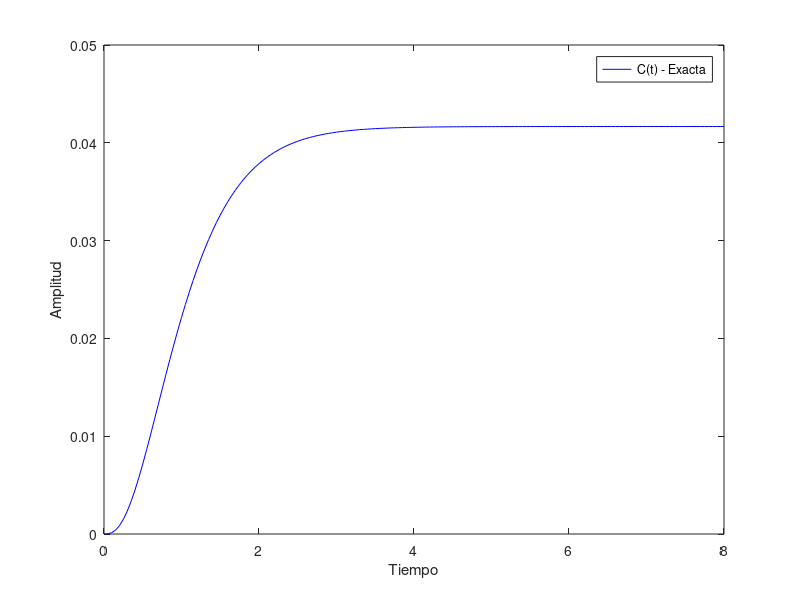
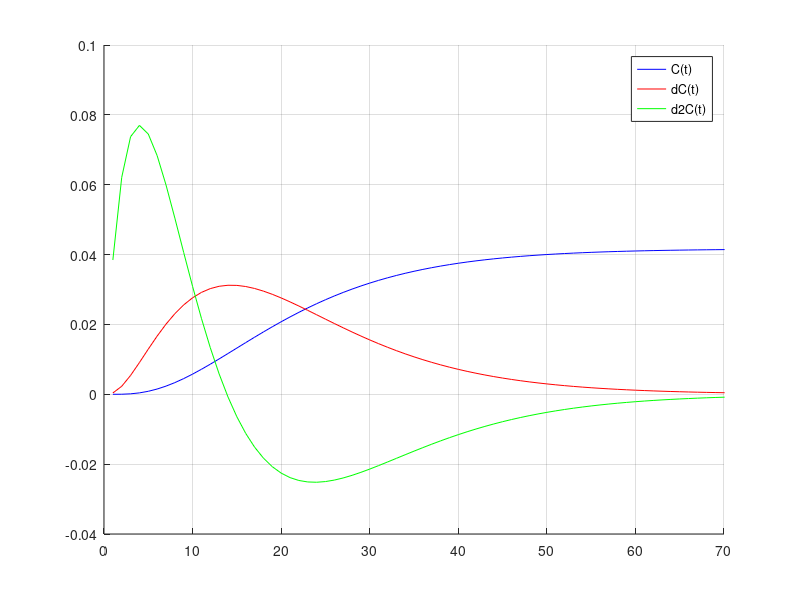
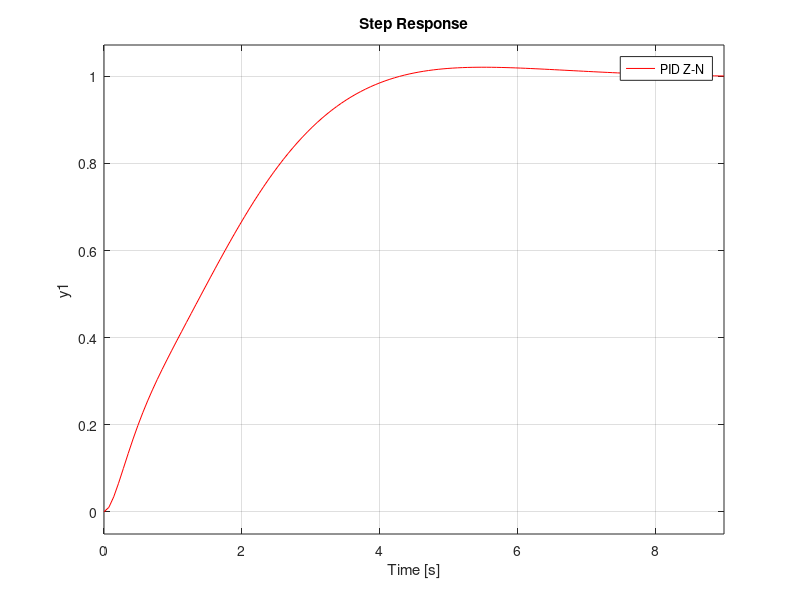

MATLAB code for these plots, in order:
%% SINTONIZACION - Curva de Reaccion del Proceso PID
num = [1];
den = [1 9 26 24];
Gp = tf(num, den);

%----step-------
dt = 0.05;
t = 0:dt:8;
C = step(Gp, t);
%---------------

figure(1);
plot(t, C, '-b');
    ylabel('Amplitud');
    xlabel('Tiempo');
    legend('C(t) - Exacta');

%----Punto de Inflexion----
dC = diff(C)/dt;
d2C = diff(dC)/dt;
%--------------------------

figure(2)
hold on
plot(C, '-b')
plot(dC, '-r')
plot(d2C, '-g')
    legend('C(t)', 'dC(t)', 'd2C(t)')
    grid
    axis([0 70 -0.04 0.1])

[m, p] = max(dC)    % CONSOLA m=0.0312
tpi = t(p)      % CONSOLA da 0.65 (x), entonces en la GRAFICA lo marco con punto y me fijo el valor de Y=0.01167
    % y = m*x + h
    % 0.01167 = 0.0312*0.65 + h 
                            % h = (-0.00858)
L = 0.275;
    % L=-ord/m --> 0.00858/0.0312
T = 1.3356;
    % AL=G(0) --> 0.04167 = 0.0312.T - 0.00858 --> T=1.6101 --> Ti = T-L = 1.33556
        % GRAFICA 0.04167 es el valor donde se estabiliza (grafica linea 13)
    % el valor de Ti es el que pongo en matlab como T

%-----Tabla amarilla--------
kp = (1.2*T/L);
Ti = 2*L;
Td = 0.5*L;
%-----------------------

num = [kp*Td*Ti kp*Ti kp];
den = [Ti 0];
Gc = tf(num, den);

FTLC = feedback(Gc*Gp, 1);
figure(3)
hold on; 
step(FTLC, '-b');

%------Mejorando los parametros (1)-------
kp1 = 1.5*kp;
Td1 = 3*Td;

num = [kp1*Td1*Ti kp1*Ti kp1];
den = [Ti 0];
Gc = tf(num, den);

FTLC = feedback(Gc*Gp, 1);
step(FTLC, '-r');
    legend('PID Z-N', 'PID mejorado');
%------------------------------------

%------Mejorando los parametros (2)-------
kp1 = 1.5*kp;
Td2 = 5*Td;

num = [kp1*Td2*Ti kp1*Ti kp1];
den = [Ti 0];
Gc = tf(num, den);

FTLC = feedback(Gc*Gp, 1);
step(FTLC, '-g');
    legend('PID Z-N', 'PID mejorado1', 'PID mejorado2');
%------------------------------------

%------Mejorando los parametros (3)-------
kp2 = 1.5*kp;
Td3 = 4*Td;

num = [kp2*Td3*Ti kp2*Ti kp2];
den = [Ti 0];
Gc = tf(num, den);

FTLC = feedback(Gc*Gp, 1);
step(FTLC, '-r');
    legend('PID Z-N', 'PID mejorado1', 'PID mejorado2', 'PID mejorado3');
%------------------------------------
